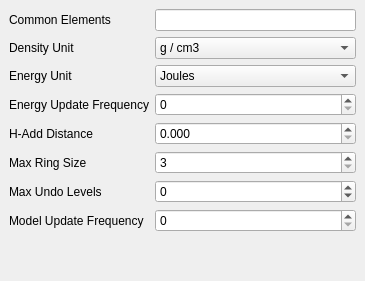
     <widget class="QWidget" name="ProgramTab" >
      <attribute name="title" >
       <string>Program</string>
      </attribute>
      <layout class="QVBoxLayout" >
       <property name="margin" >
        <number>9</number>
       </property>
       <property name="spacing" >
        <number>6</number>
       </property>
       <item>
        <layout class="QGridLayout" >
         <property name="margin" >
          <number>0</number>
         </property>
         <property name="spacing" >
          <number>6</number>
         </property>
         <item row="6" column="1" >
          <widget class="QSpinBox" name="MaxUndoLevelsSpin" >
           <property name="toolTip" >
            <string>Number of undo levels per model (-1 = unlimited)</string>
           </property>
           <property name="suffix" >
            <string/>
           </property>
           <property name="maximum" >
            <number>999</number>
           </property>
           <property name="minimum" >
            <number>-1</number>
           </property>
          </widget>
         </item>
         <item row="5" column="0" >
          <widget class="QLabel" name="label_26" >
           <property name="text" >
            <string>Max Ring Size</string>
           </property>
          </widget>
         </item>
         <item row="6" column="0" >
          <widget class="QLabel" name="label_16" >
           <property name="text" >
            <string>Max Undo Levels</string>
           </property>
          </widget>
         </item>
         <item row="3" column="0" >
          <widget class="QLabel" name="label_27" >
           <property name="text" >
            <string>Energy Update Frequency</string>
           </property>
          </widget>
         </item>
         <item row="1" column="1" >
          <widget class="QComboBox" name="DensityUnitCombo" >
           <property name="toolTip" >
            <string>Global density unit in use</string>
           </property>
           <property name="currentIndex" >
            <number>0</number>
           </property>
           <item>
            <property name="text" >
             <string>g / cm3</string>
            </property>
           </item>
           <item>
            <property name="text" >
             <string>Atoms / &amp;#8491;&lt;sup>-3&lt;/sup></string>
            </property>
           </item>
          </widget>
         </item>
         <item row="2" column="1" >
          <widget class="QComboBox" name="EnergyUnitCombo" >
           <property name="toolTip" >
            <string>Global energy unit in use</string>
           </property>
           <item>
            <property name="text" >
             <string>Joules</string>
            </property>
           </item>
           <item>
            <property name="text" >
             <string>KiloJoules</string>
            </property>
           </item>
           <item>
            <property name="text" >
             <string>Calories</string>
            </property>
           </item>
           <item>
            <property name="text" >
             <string>KiloCalories</string>
            </property>
           </item>
           <item>
            <property name="text" >
             <string>ElectronVolts</string>
            </property>
           </item>
           <item>
            <property name="text" >
             <string>Hartree</string>
            </property>
           </item>
          </widget>
         </item>
         <item row="5" column="1" >
          <widget class="QSpinBox" name="MaxRingSizeSpin" >
           <property name="toolTip" >
            <string>Maximum ring size detected when typing atoms</string>
           </property>
           <property name="minimum" >
            <number>3</number>
           </property>
          </widget>
         </item>
         <item row="3" column="1" >
          <widget class="QSpinBox" name="EnergyUpdateSpin" >
           <property name="toolTip" >
            <string>Frequency of energy output for various methods</string>
           </property>
           <property name="maximum" >
            <number>1000</number>
           </property>
          </widget>
         </item>
         <item row="7" column="0" >
          <widget class="QLabel" name="label_28" >
           <property name="text" >
            <string>Model Update Frequency</string>
           </property>
          </widget>
         </item>
         <item row="2" column="0" >
          <widget class="QLabel" name="label_17" >
           <property name="text" >
            <string>Energy Unit</string>
           </property>
          </widget>
         </item>
         <item row="7" column="1" >
          <widget class="QSpinBox" name="ModelUpdateSpin" >
           <property name="toolTip" >
            <string>Model view update frequency for various methods</string>
           </property>
          </widget>
         </item>
         <item row="4" column="1" >
          <widget class="QDoubleSpinBox" name="HAddDistanceSpin" >
           <property name="toolTip" >
            <string>X-H distance used when adding hydrogen atoms to models</string>
           </property>
           <property name="decimals" >
            <number>3</number>
           </property>
          </widget>
         </item>
         <item row="4" column="0" >
          <widget class="QLabel" name="label_19" >
           <property name="text" >
            <string>H-Add Distance</string>
           </property>
          </widget>
         </item>
         <item row="1" column="0" >
          <widget class="QLabel" name="label_18" >
           <property name="text" >
            <string>Density Unit</string>
           </property>
          </widget>
         </item>
         <item row="0" column="0" >
          <widget class="QLabel" name="label_33" >
           <property name="text" >
            <string>Common Elements</string>
           </property>
          </widget>
         </item>
         <item row="0" column="1" >
          <widget class="QLineEdit" name="CommonElementsEdit" >
           <property name="toolTip" >
            <string>List of common elements that appear as separate buttons in the Select Element dialog</string>
           </property>
          </widget>
         </item>
        </layout>
       </item>
       <item>
        <spacer>
         <property name="orientation" >
          <enum>Qt::Vertical</enum>
         </property>
         <property name="sizeHint" >
          <size>
           <width>20</width>
           <height>40</height>
          </size>
         </property>
        </spacer>
       </item>
      </layout>
     </widget>
